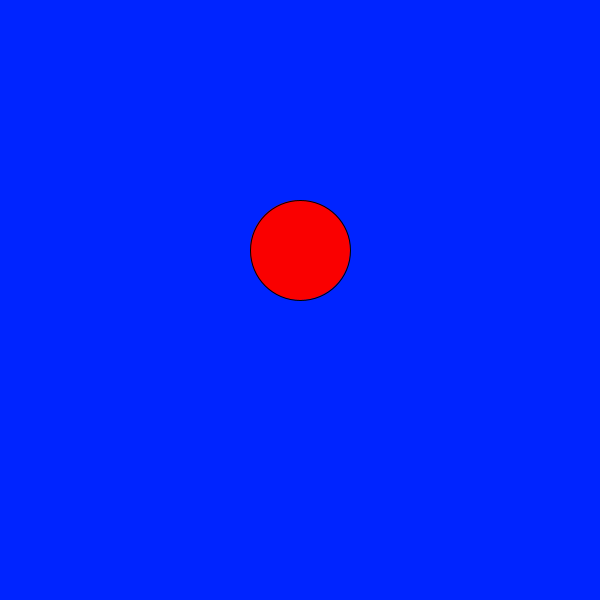
Frame 1 (no input)
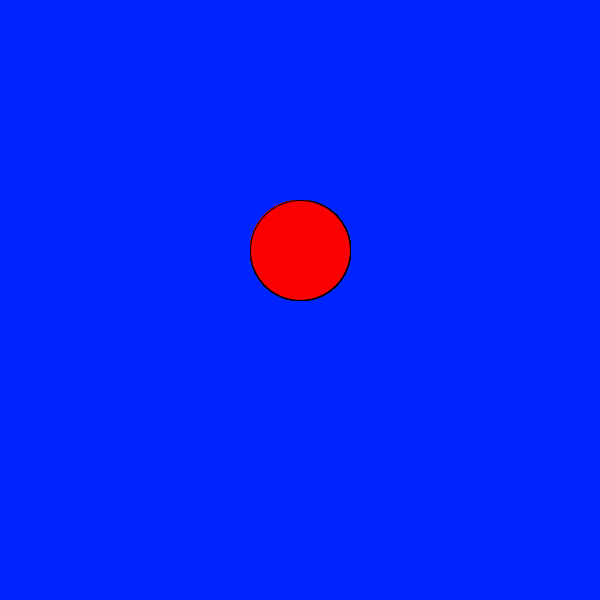
Frame 60 (the mouse pressed at the canvas centre just before this capture)
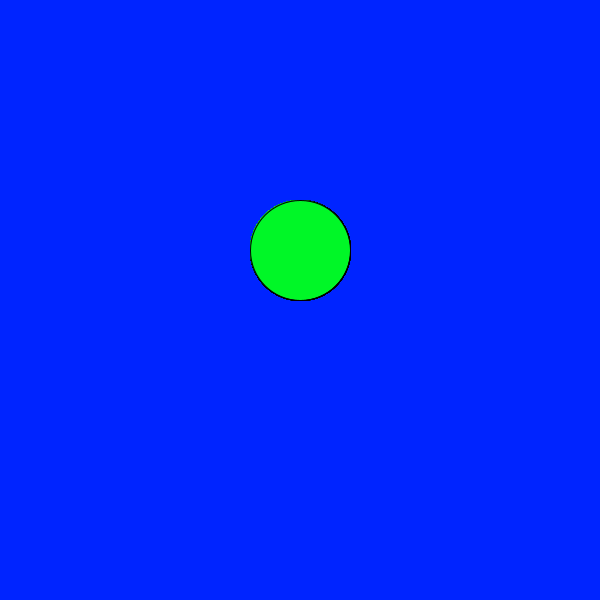
Frame 120 (the mouse held since frame 60 and released just before this capture)

The Processing sketch that drew these frames (run headless with seeded random() and noise(); from frame 60 on, the mouse is pressed at the canvas centre):

// Processing sketch: Logical_Dot
// ── Logical_Dot.pde


void setup() {
size (600,600);
background(#0024FF); 
}

void draw (){
 
 if (mousePressed) {
   fill (#00F727);
 } else { 
   fill (#FA0000);
 } 
 ellipse(300,250,100,100); } 
 
